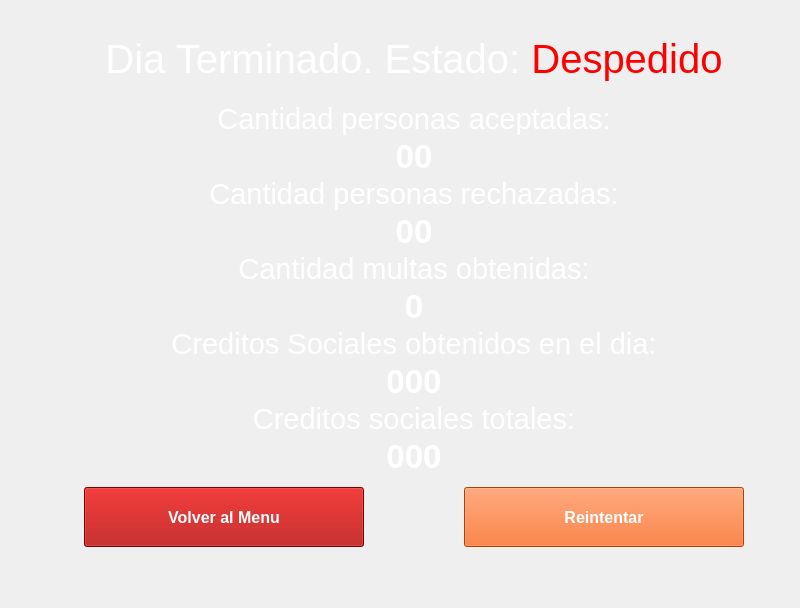
<?xml version="1.0" encoding="UTF-8"?>
<ui version="4.0">
 <class>PantallaFinalNivel</class>
 <widget class="QWidget" name="PantallaFinalNivel">
  <property name="geometry">
   <rect>
    <x>0</x>
    <y>0</y>
    <width>800</width>
    <height>608</height>
   </rect>
  </property>
  <property name="minimumSize">
   <size>
    <width>800</width>
    <height>600</height>
   </size>
  </property>
  <property name="maximumSize">
   <size>
    <width>1920</width>
    <height>1080</height>
   </size>
  </property>
  <property name="windowTitle">
   <string>Form</string>
  </property>
  <property name="styleSheet">
   <string notr="true">color: rgb(255, 255, 255);</string>
  </property>
  <layout class="QVBoxLayout" name="verticalLayout">
   <property name="leftMargin">
    <number>0</number>
   </property>
   <property name="topMargin">
    <number>0</number>
   </property>
   <property name="rightMargin">
    <number>0</number>
   </property>
   <property name="bottomMargin">
    <number>0</number>
   </property>
   <item>
    <widget class="QWidget" name="fondo" native="true">
     <property name="styleSheet">
      <string notr="true">#fondo {
	border-image: url(:/Resources/escritorio2.png);
}</string>
     </property>
     <layout class="QVBoxLayout" name="verticalLayout_2">
      <property name="spacing">
       <number>2</number>
      </property>
      <property name="leftMargin">
       <number>34</number>
      </property>
      <property name="topMargin">
       <number>18</number>
      </property>
      <property name="rightMargin">
       <number>6</number>
      </property>
      <property name="bottomMargin">
       <number>50</number>
      </property>
      <item>
       <widget class="QStackedWidget" name="stackedTitulos">
        <property name="maximumSize">
         <size>
          <width>1920</width>
          <height>200</height>
         </size>
        </property>
        <property name="layoutDirection">
         <enum>Qt::LeftToRight</enum>
        </property>
        <property name="currentIndex">
         <number>1</number>
        </property>
        <widget class="QWidget" name="Gano">
         <property name="sizePolicy">
          <sizepolicy hsizetype="Expanding" vsizetype="Expanding">
           <horstretch>0</horstretch>
           <verstretch>0</verstretch>
          </sizepolicy>
         </property>
         <property name="minimumSize">
          <size>
           <width>4</width>
           <height>0</height>
          </size>
         </property>
         <property name="maximumSize">
          <size>
           <width>16777215</width>
           <height>16777215</height>
          </size>
         </property>
         <layout class="QVBoxLayout" name="verticalLayout_5">
          <property name="leftMargin">
           <number>9</number>
          </property>
          <property name="topMargin">
           <number>0</number>
          </property>
          <property name="bottomMargin">
           <number>0</number>
          </property>
          <item>
           <widget class="QLabel" name="titleGano">
            <property name="sizePolicy">
             <sizepolicy hsizetype="Expanding" vsizetype="Expanding">
              <horstretch>0</horstretch>
              <verstretch>0</verstretch>
             </sizepolicy>
            </property>
            <property name="font">
             <font>
              <family>MS Sans Serif</family>
              <pointsize>30</pointsize>
             </font>
            </property>
            <property name="text">
             <string>&lt;html&gt;&lt;head/&gt;&lt;body&gt;&lt;p&gt;Dia Terminado. Estado: &lt;span style=&quot; color:#00ff00;&quot;&gt;Keep working&lt;/span&gt;&lt;/p&gt;&lt;/body&gt;&lt;/html&gt;</string>
            </property>
            <property name="alignment">
             <set>Qt::AlignCenter</set>
            </property>
           </widget>
          </item>
         </layout>
        </widget>
        <widget class="QWidget" name="Perdio">
         <layout class="QVBoxLayout" name="verticalLayout_7">
          <property name="topMargin">
           <number>0</number>
          </property>
          <property name="bottomMargin">
           <number>0</number>
          </property>
          <item>
           <widget class="QLabel" name="titlePerdio">
            <property name="sizePolicy">
             <sizepolicy hsizetype="Expanding" vsizetype="Expanding">
              <horstretch>0</horstretch>
              <verstretch>0</verstretch>
             </sizepolicy>
            </property>
            <property name="font">
             <font>
              <family>MS Sans Serif</family>
              <pointsize>30</pointsize>
             </font>
            </property>
            <property name="text">
             <string>&lt;html&gt;&lt;head/&gt;&lt;body&gt;&lt;p&gt;Dia Terminado. Estado: &lt;span style=&quot; color:#ff0000;&quot;&gt;Despedido&lt;/span&gt;&lt;/p&gt;&lt;/body&gt;&lt;/html&gt;</string>
            </property>
            <property name="alignment">
             <set>Qt::AlignCenter</set>
            </property>
           </widget>
          </item>
         </layout>
        </widget>
       </widget>
      </item>
      <item>
       <widget class="QLabel" name="cantPersAcept_title">
        <property name="font">
         <font>
          <family>MS Sans Serif</family>
          <pointsize>22</pointsize>
         </font>
        </property>
        <property name="text">
         <string>Cantidad personas aceptadas:</string>
        </property>
        <property name="alignment">
         <set>Qt::AlignCenter</set>
        </property>
       </widget>
      </item>
      <item>
       <widget class="QLabel" name="cantPersAcept_label">
        <property name="font">
         <font>
          <family>MS Sans Serif</family>
          <pointsize>25</pointsize>
          <bold>true</bold>
         </font>
        </property>
        <property name="text">
         <string>00</string>
        </property>
        <property name="alignment">
         <set>Qt::AlignCenter</set>
        </property>
       </widget>
      </item>
      <item>
       <widget class="QLabel" name="cantPersRech_title">
        <property name="font">
         <font>
          <family>MS Sans Serif</family>
          <pointsize>22</pointsize>
         </font>
        </property>
        <property name="text">
         <string>Cantidad personas rechazadas:</string>
        </property>
        <property name="alignment">
         <set>Qt::AlignCenter</set>
        </property>
       </widget>
      </item>
      <item>
       <widget class="QLabel" name="cantPersRech_label">
        <property name="font">
         <font>
          <family>MS Sans Serif</family>
          <pointsize>25</pointsize>
          <bold>true</bold>
         </font>
        </property>
        <property name="text">
         <string>00</string>
        </property>
        <property name="alignment">
         <set>Qt::AlignCenter</set>
        </property>
       </widget>
      </item>
      <item>
       <widget class="QLabel" name="cantMultasObt_title">
        <property name="font">
         <font>
          <family>MS Sans Serif</family>
          <pointsize>22</pointsize>
         </font>
        </property>
        <property name="text">
         <string>Cantidad multas obtenidas:</string>
        </property>
        <property name="alignment">
         <set>Qt::AlignCenter</set>
        </property>
       </widget>
      </item>
      <item>
       <widget class="QLabel" name="cantMultasObt_label">
        <property name="font">
         <font>
          <family>MS Sans Serif</family>
          <pointsize>25</pointsize>
          <bold>true</bold>
         </font>
        </property>
        <property name="styleSheet">
         <string notr="true"/>
        </property>
        <property name="text">
         <string>0</string>
        </property>
        <property name="alignment">
         <set>Qt::AlignCenter</set>
        </property>
       </widget>
      </item>
      <item>
       <widget class="QLabel" name="credsSocsObtDia_title">
        <property name="font">
         <font>
          <family>MS Sans Serif</family>
          <pointsize>22</pointsize>
         </font>
        </property>
        <property name="text">
         <string>Creditos Sociales obtenidos en el dia:</string>
        </property>
        <property name="alignment">
         <set>Qt::AlignCenter</set>
        </property>
       </widget>
      </item>
      <item>
       <widget class="QLabel" name="credsSocsObtDia_label">
        <property name="font">
         <font>
          <family>MS Sans Serif</family>
          <pointsize>25</pointsize>
          <bold>true</bold>
         </font>
        </property>
        <property name="text">
         <string>000</string>
        </property>
        <property name="alignment">
         <set>Qt::AlignCenter</set>
        </property>
       </widget>
      </item>
      <item>
       <widget class="QLabel" name="credsSocsTot_title">
        <property name="font">
         <font>
          <family>MS Sans Serif</family>
          <pointsize>22</pointsize>
         </font>
        </property>
        <property name="text">
         <string>Creditos sociales totales:</string>
        </property>
        <property name="alignment">
         <set>Qt::AlignCenter</set>
        </property>
       </widget>
      </item>
      <item>
       <widget class="QLabel" name="credsSocsTot_label">
        <property name="font">
         <font>
          <family>MS Sans Serif</family>
          <pointsize>25</pointsize>
          <bold>true</bold>
         </font>
        </property>
        <property name="text">
         <string>000</string>
        </property>
        <property name="alignment">
         <set>Qt::AlignCenter</set>
        </property>
       </widget>
      </item>
      <item>
       <widget class="QWidget" name="botones" native="true">
        <property name="sizePolicy">
         <sizepolicy hsizetype="Preferred" vsizetype="Expanding">
          <horstretch>0</horstretch>
          <verstretch>0</verstretch>
         </sizepolicy>
        </property>
        <property name="minimumSize">
         <size>
          <width>200</width>
          <height>70</height>
         </size>
        </property>
        <property name="maximumSize">
         <size>
          <width>1920</width>
          <height>110</height>
         </size>
        </property>
        <property name="baseSize">
         <size>
          <width>600</width>
          <height>110</height>
         </size>
        </property>
        <property name="font">
         <font>
          <pointsize>9</pointsize>
         </font>
        </property>
        <property name="acceptDrops">
         <bool>false</bool>
        </property>
        <property name="toolTipDuration">
         <number>-1</number>
        </property>
        <property name="layoutDirection">
         <enum>Qt::LeftToRight</enum>
        </property>
        <property name="autoFillBackground">
         <bool>false</bool>
        </property>
        <layout class="QHBoxLayout" name="horizontalLayout_2">
         <property name="spacing">
          <number>100</number>
         </property>
         <property name="leftMargin">
          <number>50</number>
         </property>
         <property name="rightMargin">
          <number>50</number>
         </property>
         <item>
          <widget class="QPushButton" name="salirBtn">
           <property name="enabled">
            <bool>true</bool>
           </property>
           <property name="sizePolicy">
            <sizepolicy hsizetype="Expanding" vsizetype="Expanding">
             <horstretch>0</horstretch>
             <verstretch>0</verstretch>
            </sizepolicy>
           </property>
           <property name="minimumSize">
            <size>
             <width>50</width>
             <height>50</height>
            </size>
           </property>
           <property name="maximumSize">
            <size>
             <width>960</width>
             <height>60</height>
            </size>
           </property>
           <property name="baseSize">
            <size>
             <width>300</width>
             <height>60</height>
            </size>
           </property>
           <property name="font">
            <font>
             <family>MS Sans Serif</family>
             <pointsize>12</pointsize>
             <bold>true</bold>
            </font>
           </property>
           <property name="cursor">
            <cursorShape>PointingHandCursor</cursorShape>
           </property>
           <property name="styleSheet">
            <string notr="true">color: rgb(255, 255, 255);
background-color: rgb(170, 0, 0);</string>
           </property>
           <property name="text">
            <string>Volver al Menu</string>
           </property>
           <property name="iconSize">
            <size>
             <width>16</width>
             <height>16</height>
            </size>
           </property>
           <property name="autoDefault">
            <bool>false</bool>
           </property>
          </widget>
         </item>
         <item>
          <widget class="QStackedWidget" name="stackedBotones">
           <property name="minimumSize">
            <size>
             <width>100</width>
             <height>50</height>
            </size>
           </property>
           <property name="maximumSize">
            <size>
             <width>960</width>
             <height>16777215</height>
            </size>
           </property>
           <property name="currentIndex">
            <number>1</number>
           </property>
           <widget class="QWidget" name="Continuar">
            <property name="minimumSize">
             <size>
              <width>50</width>
              <height>50</height>
             </size>
            </property>
            <layout class="QVBoxLayout" name="verticalLayout_3">
             <property name="leftMargin">
              <number>0</number>
             </property>
             <property name="topMargin">
              <number>0</number>
             </property>
             <property name="rightMargin">
              <number>0</number>
             </property>
             <property name="bottomMargin">
              <number>0</number>
             </property>
             <item>
              <widget class="QPushButton" name="sigNivelBtn">
               <property name="sizePolicy">
                <sizepolicy hsizetype="Preferred" vsizetype="Expanding">
                 <horstretch>0</horstretch>
                 <verstretch>0</verstretch>
                </sizepolicy>
               </property>
               <property name="maximumSize">
                <size>
                 <width>960</width>
                 <height>60</height>
                </size>
               </property>
               <property name="baseSize">
                <size>
                 <width>300</width>
                 <height>60</height>
                </size>
               </property>
               <property name="font">
                <font>
                 <family>MS Sans Serif</family>
                 <pointsize>12</pointsize>
                 <bold>true</bold>
                </font>
               </property>
               <property name="cursor">
                <cursorShape>PointingHandCursor</cursorShape>
               </property>
               <property name="styleSheet">
                <string notr="true">color: rgb(255, 255, 255);
background-color: rgb(0, 85, 0);</string>
               </property>
               <property name="text">
                <string>Siguiente Nivel</string>
               </property>
              </widget>
             </item>
            </layout>
           </widget>
           <widget class="QWidget" name="Reintentar">
            <layout class="QVBoxLayout" name="verticalLayout_4">
             <property name="leftMargin">
              <number>0</number>
             </property>
             <property name="topMargin">
              <number>0</number>
             </property>
             <property name="rightMargin">
              <number>0</number>
             </property>
             <property name="bottomMargin">
              <number>0</number>
             </property>
             <item>
              <widget class="QPushButton" name="reintentarBtn">
               <property name="enabled">
                <bool>true</bool>
               </property>
               <property name="sizePolicy">
                <sizepolicy hsizetype="Preferred" vsizetype="Expanding">
                 <horstretch>0</horstretch>
                 <verstretch>0</verstretch>
                </sizepolicy>
               </property>
               <property name="minimumSize">
                <size>
                 <width>50</width>
                 <height>50</height>
                </size>
               </property>
               <property name="maximumSize">
                <size>
                 <width>960</width>
                 <height>60</height>
                </size>
               </property>
               <property name="baseSize">
                <size>
                 <width>300</width>
                 <height>60</height>
                </size>
               </property>
               <property name="font">
                <font>
                 <family>MS Sans Serif</family>
                 <pointsize>12</pointsize>
                 <bold>true</bold>
                </font>
               </property>
               <property name="cursor">
                <cursorShape>PointingHandCursor</cursorShape>
               </property>
               <property name="styleSheet">
                <string notr="true">color: rgb(255, 255, 255);
background-color: rgb(255, 85, 0);
alternate-background-color: rgb(0, 0, 0);</string>
               </property>
               <property name="text">
                <string>Reintentar</string>
               </property>
               <property name="iconSize">
                <size>
                 <width>16</width>
                 <height>16</height>
                </size>
               </property>
               <property name="autoDefault">
                <bool>false</bool>
               </property>
              </widget>
             </item>
            </layout>
           </widget>
          </widget>
         </item>
        </layout>
       </widget>
      </item>
     </layout>
    </widget>
   </item>
  </layout>
 </widget>
 <resources/>
 <connections/>
</ui>
